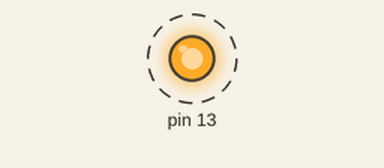
Recording of a sketch running on a simulated Arduino Uno, built with avr-gcc and run on an emulated ATmega328P. Shown: output pins drawn as LEDs (lit = HIGH). Dashed ring = blinking.

Above: at 0.02 s.
Timing chart, 0 to 3.0 s (numbered marks = the images above):
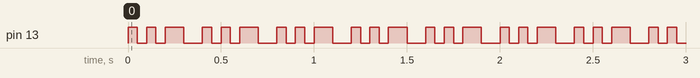

The sketch:

LED_test.ino
```cpp
#include <Wire.h>
#include <ZumoShieldN.h>

void setup() {

}

void loop() {
  led.on();
  delay(50);
  led.off();
  delay(50);
  led.on();
  delay(50);
  led.off();
  delay(50);
  led.on();
  delay(100);
  led.off();
  delay(100);
}
```

Measured:
- by itself, pin 13: alternates HIGH for 0.05 s and LOW for 0.05 s
